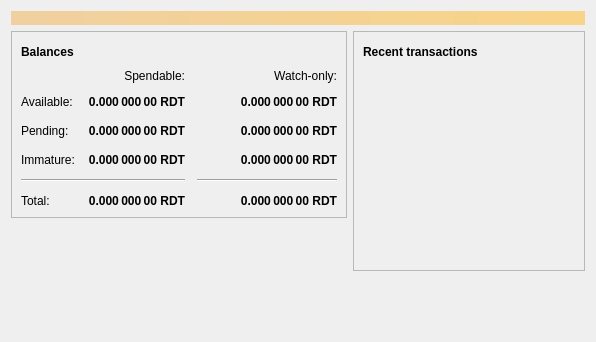
<?xml version="1.0" encoding="UTF-8"?>
<ui version="4.0">
 <class>OverviewPage</class>
 <widget class="QWidget" name="OverviewPage">
  <property name="geometry">
   <rect>
    <x>0</x>
    <y>0</y>
    <width>596</width>
    <height>342</height>
   </rect>
  </property>
  <property name="windowTitle">
   <string>Form</string>
  </property>
  <layout class="QVBoxLayout" name="topLayout">
   <item>
    <widget class="QLabel" name="labelAlerts">
     <property name="visible">
      <bool>false</bool>
     </property>
     <property name="styleSheet">
      <string notr="true">QLabel { background-color: qlineargradient(x1: 0, y1: 0, x2: 1, y2: 0, stop:0 #F0D0A0, stop:1 #F8D488); color:#000000; }</string>
     </property>
     <property name="wordWrap">
      <bool>true</bool>
     </property>
     <property name="margin">
      <number>3</number>
     </property>
     <property name="textInteractionFlags">
      <set>Qt::TextSelectableByMouse</set>
     </property>
    </widget>
   </item>
   <item>
    <layout class="QHBoxLayout" name="horizontalLayout" stretch="1,1">
     <item>
      <layout class="QVBoxLayout" name="verticalLayout_2">
       <item>
        <widget class="QFrame" name="frame">
         <property name="frameShape">
          <enum>QFrame::StyledPanel</enum>
         </property>
         <property name="frameShadow">
          <enum>QFrame::Raised</enum>
         </property>
         <layout class="QVBoxLayout" name="verticalLayout_4">
          <item>
           <layout class="QHBoxLayout" name="horizontalLayout_4">
            <item>
             <widget class="QLabel" name="label_5">
              <property name="font">
               <font>
                <weight>75</weight>
                <bold>true</bold>
               </font>
              </property>
              <property name="text">
               <string>Balances</string>
              </property>
             </widget>
            </item>
            <item>
             <widget class="QPushButton" name="labelWalletStatus">
              <property name="enabled">
               <bool>true</bool>
              </property>
              <property name="maximumSize">
               <size>
                <width>30</width>
                <height>16777215</height>
               </size>
              </property>
              <property name="toolTip">
               <string>The displayed information may be out of date. Your wallet automatically synchronizes with the Reditcoin network after a connection is established, but this process has not completed yet.</string>
              </property>
              <property name="text">
               <string/>
              </property>
              <property name="icon">
               <iconset resource="../bitcoin.qrc">
                <normaloff>:/icons/warning</normaloff>
                <disabledoff>:/icons/warning</disabledoff>:/icons/warning</iconset>
              </property>
              <property name="iconSize">
               <size>
                <width>24</width>
                <height>24</height>
               </size>
              </property>
              <property name="flat">
               <bool>true</bool>
              </property>
             </widget>
            </item>
            <item>
             <spacer name="horizontalSpacer_3">
              <property name="orientation">
               <enum>Qt::Horizontal</enum>
              </property>
              <property name="sizeHint" stdset="0">
               <size>
                <width>40</width>
                <height>20</height>
               </size>
              </property>
             </spacer>
            </item>
           </layout>
          </item>
          <item>
           <layout class="QGridLayout" name="gridLayout">
            <property name="spacing">
             <number>12</number>
            </property>
            <item row="2" column="2">
             <widget class="QLabel" name="labelWatchPending">
              <property name="font">
               <font>
                <weight>75</weight>
                <bold>true</bold>
               </font>
              </property>
              <property name="cursor">
               <cursorShape>IBeamCursor</cursorShape>
              </property>
              <property name="toolTip">
               <string>Unconfirmed transactions to watch-only addresses</string>
              </property>
              <property name="text">
               <string notr="true">0.000 000 00 RDT</string>
              </property>
              <property name="alignment">
               <set>Qt::AlignRight|Qt::AlignTrailing|Qt::AlignVCenter</set>
              </property>
              <property name="textInteractionFlags">
               <set>Qt::LinksAccessibleByMouse|Qt::TextSelectableByKeyboard|Qt::TextSelectableByMouse</set>
              </property>
             </widget>
            </item>
            <item row="2" column="1">
             <widget class="QLabel" name="labelUnconfirmed">
              <property name="font">
               <font>
                <weight>75</weight>
                <bold>true</bold>
               </font>
              </property>
              <property name="cursor">
               <cursorShape>IBeamCursor</cursorShape>
              </property>
              <property name="toolTip">
               <string>Total of transactions that have yet to be confirmed, and do not yet count toward the spendable balance</string>
              </property>
              <property name="text">
               <string notr="true">0.000 000 00 RDT</string>
              </property>
              <property name="alignment">
               <set>Qt::AlignRight|Qt::AlignTrailing|Qt::AlignVCenter</set>
              </property>
              <property name="textInteractionFlags">
               <set>Qt::LinksAccessibleByMouse|Qt::TextSelectableByKeyboard|Qt::TextSelectableByMouse</set>
              </property>
             </widget>
            </item>
            <item row="3" column="2">
             <widget class="QLabel" name="labelWatchImmature">
              <property name="font">
               <font>
                <weight>75</weight>
                <bold>true</bold>
               </font>
              </property>
              <property name="cursor">
               <cursorShape>IBeamCursor</cursorShape>
              </property>
              <property name="toolTip">
               <string>Mined balance in watch-only addresses that has not yet matured</string>
              </property>
              <property name="text">
               <string notr="true">0.000 000 00 RDT</string>
              </property>
              <property name="alignment">
               <set>Qt::AlignRight|Qt::AlignTrailing|Qt::AlignVCenter</set>
              </property>
              <property name="textInteractionFlags">
               <set>Qt::LinksAccessibleByMouse|Qt::TextSelectableByKeyboard|Qt::TextSelectableByMouse</set>
              </property>
             </widget>
            </item>
            <item row="4" column="0" colspan="2">
             <widget class="Line" name="line">
              <property name="orientation">
               <enum>Qt::Horizontal</enum>
              </property>
             </widget>
            </item>
            <item row="4" column="2">
             <widget class="Line" name="lineWatchBalance">
              <property name="sizePolicy">
               <sizepolicy hsizetype="Preferred" vsizetype="Fixed">
                <horstretch>0</horstretch>
                <verstretch>0</verstretch>
               </sizepolicy>
              </property>
              <property name="minimumSize">
               <size>
                <width>140</width>
                <height>0</height>
               </size>
              </property>
              <property name="orientation">
               <enum>Qt::Horizontal</enum>
              </property>
             </widget>
            </item>
            <item row="5" column="0">
             <widget class="QLabel" name="labelTotalText">
              <property name="text">
               <string>Total:</string>
              </property>
             </widget>
            </item>
            <item row="3" column="1">
             <widget class="QLabel" name="labelImmature">
              <property name="font">
               <font>
                <weight>75</weight>
                <bold>true</bold>
               </font>
              </property>
              <property name="cursor">
               <cursorShape>IBeamCursor</cursorShape>
              </property>
              <property name="toolTip">
               <string>Mined balance that has not yet matured</string>
              </property>
              <property name="text">
               <string notr="true">0.000 000 00 RDT</string>
              </property>
              <property name="alignment">
               <set>Qt::AlignRight|Qt::AlignTrailing|Qt::AlignVCenter</set>
              </property>
              <property name="textInteractionFlags">
               <set>Qt::LinksAccessibleByMouse|Qt::TextSelectableByKeyboard|Qt::TextSelectableByMouse</set>
              </property>
             </widget>
            </item>
            <item row="2" column="3">
             <spacer name="horizontalSpacer_2">
              <property name="orientation">
               <enum>Qt::Horizontal</enum>
              </property>
              <property name="sizeHint" stdset="0">
               <size>
                <width>40</width>
                <height>20</height>
               </size>
              </property>
             </spacer>
            </item>
            <item row="3" column="0">
             <widget class="QLabel" name="labelImmatureText">
              <property name="text">
               <string>Immature:</string>
              </property>
             </widget>
            </item>
            <item row="5" column="1">
             <widget class="QLabel" name="labelTotal">
              <property name="font">
               <font>
                <weight>75</weight>
                <bold>true</bold>
               </font>
              </property>
              <property name="cursor">
               <cursorShape>IBeamCursor</cursorShape>
              </property>
              <property name="toolTip">
               <string>Your current total balance</string>
              </property>
              <property name="text">
               <string notr="true">0.000 000 00 RDT</string>
              </property>
              <property name="alignment">
               <set>Qt::AlignRight|Qt::AlignTrailing|Qt::AlignVCenter</set>
              </property>
              <property name="textInteractionFlags">
               <set>Qt::LinksAccessibleByMouse|Qt::TextSelectableByKeyboard|Qt::TextSelectableByMouse</set>
              </property>
             </widget>
            </item>
            <item row="5" column="2">
             <widget class="QLabel" name="labelWatchTotal">
              <property name="font">
               <font>
                <weight>75</weight>
                <bold>true</bold>
               </font>
              </property>
              <property name="cursor">
               <cursorShape>IBeamCursor</cursorShape>
              </property>
              <property name="toolTip">
               <string>Current total balance in watch-only addresses</string>
              </property>
              <property name="text">
               <string notr="true">0.000 000 00 RDT</string>
              </property>
              <property name="alignment">
               <set>Qt::AlignRight|Qt::AlignTrailing|Qt::AlignVCenter</set>
              </property>
              <property name="textInteractionFlags">
               <set>Qt::LinksAccessibleByMouse|Qt::TextSelectableByKeyboard|Qt::TextSelectableByMouse</set>
              </property>
             </widget>
            </item>
            <item row="0" column="2">
             <widget class="QLabel" name="labelWatchonly">
              <property name="text">
               <string>Watch-only:</string>
              </property>
              <property name="alignment">
               <set>Qt::AlignRight|Qt::AlignTrailing|Qt::AlignVCenter</set>
              </property>
             </widget>
            </item>
            <item row="1" column="0">
             <widget class="QLabel" name="labelBalanceText">
              <property name="text">
               <string>Available:</string>
              </property>
             </widget>
            </item>
            <item row="1" column="1">
             <widget class="QLabel" name="labelBalance">
              <property name="font">
               <font>
                <weight>75</weight>
                <bold>true</bold>
               </font>
              </property>
              <property name="cursor">
               <cursorShape>IBeamCursor</cursorShape>
              </property>
              <property name="toolTip">
               <string>Your current spendable balance</string>
              </property>
              <property name="text">
               <string notr="true">0.000 000 00 RDT</string>
              </property>
              <property name="alignment">
               <set>Qt::AlignRight|Qt::AlignTrailing|Qt::AlignVCenter</set>
              </property>
              <property name="textInteractionFlags">
               <set>Qt::LinksAccessibleByMouse|Qt::TextSelectableByKeyboard|Qt::TextSelectableByMouse</set>
              </property>
             </widget>
            </item>
            <item row="1" column="2">
             <widget class="QLabel" name="labelWatchAvailable">
              <property name="font">
               <font>
                <weight>75</weight>
                <bold>true</bold>
               </font>
              </property>
              <property name="cursor">
               <cursorShape>IBeamCursor</cursorShape>
              </property>
              <property name="toolTip">
               <string>Your current balance in watch-only addresses</string>
              </property>
              <property name="text">
               <string notr="true">0.000 000 00 RDT</string>
              </property>
              <property name="alignment">
               <set>Qt::AlignRight|Qt::AlignTrailing|Qt::AlignVCenter</set>
              </property>
              <property name="textInteractionFlags">
               <set>Qt::LinksAccessibleByMouse|Qt::TextSelectableByKeyboard|Qt::TextSelectableByMouse</set>
              </property>
             </widget>
            </item>
            <item row="2" column="0">
             <widget class="QLabel" name="labelPendingText">
              <property name="text">
               <string>Pending:</string>
              </property>
             </widget>
            </item>
            <item row="0" column="1">
             <widget class="QLabel" name="labelSpendable">
              <property name="text">
               <string>Spendable:</string>
              </property>
              <property name="alignment">
               <set>Qt::AlignRight|Qt::AlignTrailing|Qt::AlignVCenter</set>
              </property>
             </widget>
            </item>
           </layout>
          </item>
         </layout>
        </widget>
       </item>
       <item>
        <spacer name="verticalSpacer">
         <property name="orientation">
          <enum>Qt::Vertical</enum>
         </property>
         <property name="sizeHint" stdset="0">
          <size>
           <width>20</width>
           <height>40</height>
          </size>
         </property>
        </spacer>
       </item>
      </layout>
     </item>
     <item>
      <layout class="QVBoxLayout" name="verticalLayout_3">
       <item>
        <widget class="QFrame" name="frame_2">
         <property name="frameShape">
          <enum>QFrame::StyledPanel</enum>
         </property>
         <property name="frameShadow">
          <enum>QFrame::Raised</enum>
         </property>
         <layout class="QVBoxLayout" name="verticalLayout">
          <item>
           <layout class="QHBoxLayout" name="horizontalLayout_2">
            <item>
             <widget class="QLabel" name="label_4">
              <property name="font">
               <font>
                <weight>75</weight>
                <bold>true</bold>
               </font>
              </property>
              <property name="text">
               <string>Recent transactions</string>
              </property>
             </widget>
            </item>
            <item>
             <widget class="QPushButton" name="labelTransactionsStatus">
              <property name="enabled">
               <bool>true</bool>
              </property>
              <property name="maximumSize">
               <size>
                <width>30</width>
                <height>16777215</height>
               </size>
              </property>
              <property name="toolTip">
               <string>The displayed information may be out of date. Your wallet automatically synchronizes with the Reditcoin network after a connection is established, but this process has not completed yet.</string>
              </property>
              <property name="text">
               <string/>
              </property>
              <property name="icon">
               <iconset resource="../bitcoin.qrc">
                <normaloff>:/icons/warning</normaloff>
                <disabledoff>:/icons/warning</disabledoff>:/icons/warning</iconset>
              </property>
              <property name="iconSize">
               <size>
                <width>24</width>
                <height>24</height>
               </size>
              </property>
              <property name="flat">
               <bool>true</bool>
              </property>
             </widget>
            </item>
            <item>
             <spacer name="horizontalSpacer">
              <property name="orientation">
               <enum>Qt::Horizontal</enum>
              </property>
              <property name="sizeHint" stdset="0">
               <size>
                <width>40</width>
                <height>20</height>
               </size>
              </property>
             </spacer>
            </item>
           </layout>
          </item>
          <item>
           <widget class="QListView" name="listTransactions">
            <property name="styleSheet">
             <string notr="true">QListView { background: transparent; }</string>
            </property>
            <property name="frameShape">
             <enum>QFrame::NoFrame</enum>
            </property>
            <property name="verticalScrollBarPolicy">
             <enum>Qt::ScrollBarAlwaysOff</enum>
            </property>
            <property name="horizontalScrollBarPolicy">
             <enum>Qt::ScrollBarAlwaysOff</enum>
            </property>
            <property name="selectionMode">
             <enum>QAbstractItemView::NoSelection</enum>
            </property>
           </widget>
          </item>
         </layout>
        </widget>
       </item>
       <item>
        <spacer name="verticalSpacer_2">
         <property name="orientation">
          <enum>Qt::Vertical</enum>
         </property>
         <property name="sizeHint" stdset="0">
          <size>
           <width>20</width>
           <height>40</height>
          </size>
         </property>
        </spacer>
       </item>
      </layout>
     </item>
    </layout>
   </item>
  </layout>
 </widget>
 <resources/>
 <connections/>
</ui>
